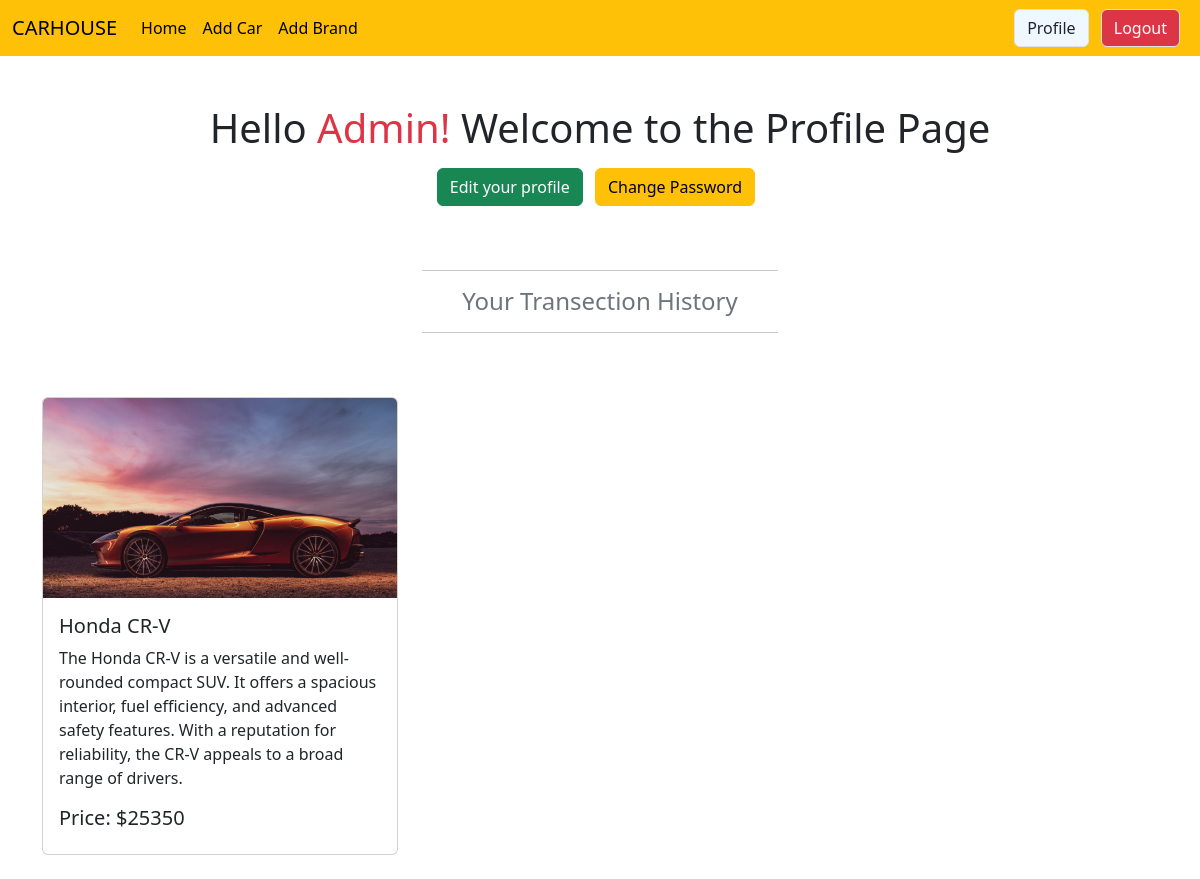
Page /authentication/profile/ (signed in) on the committed database.
### car_model/models.py (models this page shows, shortened)
class CarModel(models.Model):
    car_title = models.CharField(max_length=100)
    car_description = models.TextField()
    car_price = models.IntegerField(validators=[MinValueValidator(0)])
    car_model = models.ManyToManyField(BrandModel)
    car_quantity = models.IntegerField(validators=[MinValueValidator(0)],null=True, blank=True)
    author = models.ForeignKey(User, on_delete=models.CASCADE)
    car_image = models.ImageField(upload_to='uploads/')

### authentication/views.py (the view)
# urls.py: path('profile/', views.display_purchase_history, name='profile'),
@login_required(login_url="/authentication/login/")
def display_purchase_history(request):
    purchases = Purchase.objects.filter(author=request.user)
    purchased_products = []
    for data in purchases:
        product = data.product
        purchased_products.append(product)
    return render(request,'profile.html', {'purchaseData': purchased_products})

### authentication/templates/profile.html
{%extends 'base.html' %}
{%block content%}
{% load crispy_forms_tags %}
<div class="profile_section container my-5">
   <div class="container text-center">
        <h1>Hello <span class='text-danger'>{{user | capfirst }}!</span> Welcome to the Profile Page </h1>
   </div>
   <div class="update_info my-3 text-center">
         <a class='btn btn-success me-2' href="{% url 'update_profile' %}">Edit your profile</a>
         <a class='btn btn-warning me-2' href="{% url 'password_change' %}">Change Password</a>
   </div>
</div>
<div class="container">
   <div class="row">
      <div class="col-4"></div>
      <div class="col-4">
         <hr>
         <h4 class='text-center text-secondary'>Your Transection History</h4>
         <hr>
      </div>
      <div class="col-4"></div>
   </div>
   {%if purchaseData|length != 0 %}
   <div class="row row-cols-1 row-cols-md-3 g-4 my-4">
      {%for data in purchaseData %}
      <div class="col">
        <div class="card h-100">
          <img style='height: 200px' src="{{data.car_image.url}}" class="card-img-top" alt="...">
          <div class="card-body">
            <h5 class="card-title">{{data.car_title}}</h5>
            <p class="card-text">{{data.car_description}}</p>
            <div class="others">
               <h5>Price: ${{data.car_price}}</h5>
            </div>
          </div>
        </div>
      </div>
      {%endfor%}
    </div>
   </div>
   {%else%}
   <h6 class='text-center text-danger'>You don't purchase any car. for purchase visit <a href="{% url 'home'%}">Purchase Car</a></h6>
   {%endif%}
{%endblock%}

### rows in the picture
CarModel: car_image (picture), car_title "Honda CR-V", car_description "The Honda CR-V is a versatile and well-rounded compact SUV. It offers a spacious interior, fuel efficiency, and advanced safety features. With a reputation for reliability, the CR-V appeals to a broad range of drivers.", car_price "25350"

### other values in the picture
{{ user | capfirst }} "Admin"
